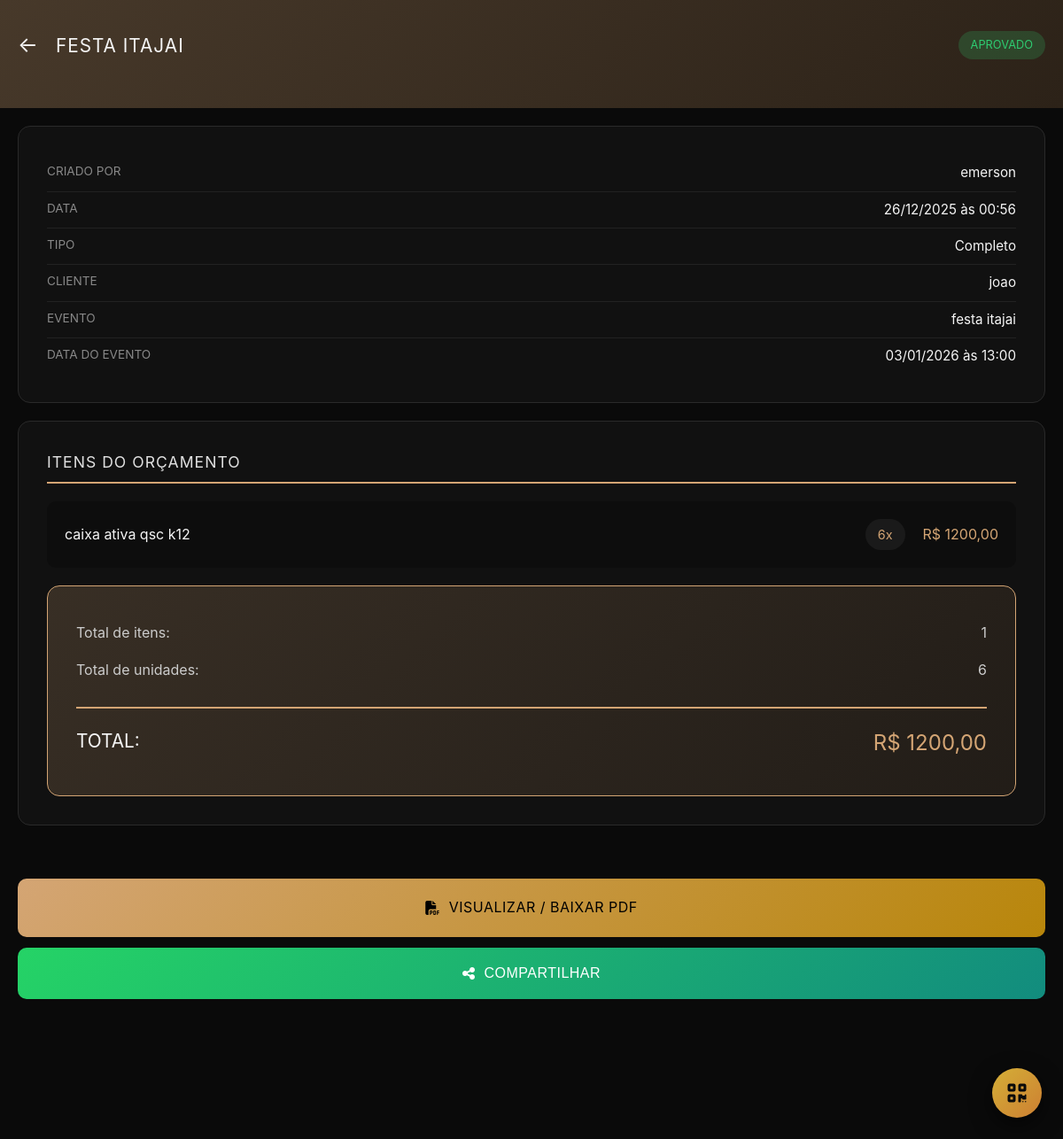
The page /orcamento/1 (signed in) on the database its author committed.
### models/separation_list.py (models this page shows, shortened)
class SeparationList(db.Model):
    __tablename__ = 'separation_list'
    id = db.Column(db.Integer, primary_key=True)
    tour_id = db.Column(db.Integer, db.ForeignKey('tour.id'), nullable=True)
    name = db.Column(db.String(200), nullable=False)
    description = db.Column(db.Text)
    list_type = db.Column(db.String(20), default='complete', nullable=False)
    total_value = db.Column(db.Numeric(10, 2))
    discount_percent = db.Column(db.Numeric(5, 2), default=0)  # Desconto em %
    discount_value = db.Column(db.Numeric(10, 2), default=0)  # Desconto em R$
    client_name = db.Column(db.String(200))  # Nome do cliente (obrigatório)
    client_phone = db.Column(db.String(20))
    client_email = db.Column(db.String(120))
    client_address = db.Column(db.Text)  # Endereço completo do cliente
    event_name = db.Column(db.String(200))  # Nome do evento (obrigatório)
    event_date = db.Column(db.Date)  # Data do evento (obrigatório)
    event_time = db.Column(db.String(10))  # Horário do evento
    event_location = db.Column(db.Text)  # Local do evento
    validity_date = db.Column(db.Date)  # Validade do orçamento
    observations = db.Column(db.Text)  # Observações gerais (condições, inclusões, etc.)
    status = db.Column(db.String(20), default='pending', nullable=False)
    created_by = db.Column(db.Integer, db.ForeignKey('user.id'), nullable=False)
    approved_by = db.Column(db.Integer, db.ForeignKey('user.id'))
    created_at = db.Column(db.DateTime, default=datetime.utcnow, nullable=False)
    approved_at = db.Column(db.DateTime)
    rejection_reason = db.Column(db.Text)
    approval_notes = db.Column(db.Text)
    company_id = db.Column(db.Integer, db.ForeignKey('company.id'), nullable=False)
    is_active = db.Column(db.Boolean, default=True, nullable=False)
    tour = db.relationship('Tour', backref='separation_lists')
    creator = db.relationship('User', foreign_keys=[created_by], backref='created_separation_lists')
    approver = db.relationship('User', foreign_keys=[approved_by], backref='approved_separation_lists')
    company = db.relationship('Company', backref='separation_lists')
    items = db.relationship('SeparationListItem', backref='separation_list', lazy='dynamic', cascade='all, delete-orphan')

class SeparationListItem(db.Model):
    __tablename__ = 'separation_list_item'
    id = db.Column(db.Integer, primary_key=True)
    separation_list_id = db.Column(db.Integer, db.ForeignKey('separation_list.id'), nullable=False)
    equipment_type_id = db.Column(db.Integer, db.ForeignKey('equipment_type.id'))
    item_name = db.Column(db.String(200), nullable=False)  # Nome do item
    item_description = db.Column(db.String(500))  # Descrição adicional (modelo, marca, etc.)
    quantity = db.Column(db.Integer, default=1, nullable=False)
    unit_price = db.Column(db.Numeric(10, 2))  # Preço unitário
    total_price = db.Column(db.Numeric(10, 2))  # Preço total (quantidade * unitário)
    notes = db.Column(db.Text)
    is_checked = db.Column(db.Boolean, default=False)
    created_at = db.Column(db.DateTime, default=datetime.utcnow)
    equipment_type = db.relationship('EquipmentType', backref='separation_list_items')

### models/user.py (models this page shows, shortened)
class User(UserMixin, db.Model):
    __tablename__ = 'user'
    id = db.Column(db.Integer, primary_key=True)
    email = db.Column(db.String(120), unique=True, nullable=False)
    password_hash = db.Column(db.String(200), nullable=False)
    name = db.Column(db.String(100), nullable=False)
    phone = db.Column(db.String(20))
    photo_url = db.Column(db.String(500))
    role = db.Column(db.String(20), default='tech_responsible')
    company_id = db.Column(db.Integer, db.ForeignKey('company.id'), nullable=False)
    created_at = db.Column(db.DateTime, default=datetime.utcnow)
    last_login = db.Column(db.DateTime)
    is_active = db.Column(db.Boolean, default=True)

### routes/orcamento.py (the view)
@orcamento_bp.route('/<int:id>')
@login_required
@admin_required
def detail(id):
    sep_list_orm = SeparationList.query.filter_by(
        id=id,
        company_id=current_user.company_id
    ).first_or_404()
    return render_template('orcamento/detail.html', sep_list=sep_list_orm)

### main.py (called while the page is built)
@login_manager.user_loader
def load_user(user_id):
    from models.user import User
    return User.query.get(int(user_id))

### routes/orcamento.py (called while the page is built)
def admin_required(f):
    @wraps(f)
    def decorated_function(*args, **kwargs):
        if not current_user.is_authenticated or current_user.role != 'admin':
            abort(403)
        return f(*args, **kwargs)
    return decorated_function

### templates/orcamento/detail.html (shortened to what this page needs)
{% extends "base.html" %}
{% block content %}
<div class="page-container">
    <div class="page-header">
        <div class="header-content">
            <a href="{{ url_for('orcamento.index') }}" class="back-button">←</a>
            <h1 class="header-title">{{ sep_list.name }}</h1>
            <span class="badge badge-{{ sep_list.status }}">
                {% if sep_list.status == 'pending' %}Pendente{% elif sep_list.status == 'approved' %}Aprovado{% else %}Rejeitado{% endif %}
            </span>
        </div>
    </div>
    <div class="info-section">
        <div class="info-card">
            <div class="info-row">
                <span class="info-label">Criado por</span>
                <span class="info-value">{{ sep_list.creator.name }}</span>
            </div>
            <div class="info-row">
                <span class="info-label">Data</span>
                <span class="info-value">{{ sep_list.created_at.strftime('%d/%m/%Y às %H:%M') }}</span>
            </div>
            <div class="info-row">
                <span class="info-label">Tipo</span>
                <span class="info-value">{{ 'Completo' if sep_list.list_type == 'complete' else 'Simples' }}</span>
            </div>
            {% if sep_list.client_name %}
            <div class="info-row">
                <span class="info-label">Cliente</span>
                <span class="info-value">{{ sep_list.client_name }}</span>
            </div>
            {% endif %}
            {% if sep_list.event_name %}
            <div class="info-row">
                <span class="info-label">Evento</span>
                <span class="info-value">{{ sep_list.event_name }}</span>
            </div>
            {% endif %}
            {% if sep_list.event_date %}
            <div class="info-row">
                <span class="info-label">Data do Evento</span>
                <span class="info-value">{{ sep_list.event_date.strftime('%d/%m/%Y') }}{% if sep_list.event_time %} às {{ sep_list.event_time }}{% endif %}</span>
            </div>
            {% endif %}
        </div>
        <div class="info-card">
            <div class="section-title">Itens do Orçamento</div>
            {% for item in sep_list.items %}
            <div class="item-row">
                <span class="item-name">{{ item.item_name }}</span>
                <span class="item-qty">{{ item.quantity }}x</span>
                {% if sep_list.list_type == 'complete' and item.unit_price %}
                <span class="item-price">R$ {{ "%.2f"|format(item.total_price or 0)|replace('.', ',') }}</span>
                {% endif %}
            </div>
            {% endfor %}
            <div class="total-section">
                <div class="total-row">
                    <span>Total de itens:</span>
                    <span>{{ sep_list.items|list|length }}</span>
                </div>
                <div class="total-row">
                    <span>Total de unidades:</span>
                    <span>{{ sep_list.items|list|sum(attribute='quantity') }}</span>
                </div>
                {% if sep_list.list_type == 'complete' %}
                <div class="total-row grand">
                    <span>TOTAL:</span>
                    <span>R$ {{ "%.2f"|format(sep_list.items|list|sum(attribute='total_price') or 0)|replace('.', ',') }}</span>
                </div>
                {% else %}
                <div class="total-row grand">
                    <span>VALOR TOTAL:</span>
                    <span>R$ {{ "%.2f"|format(sep_list.total_value or 0)|replace('.', ',') }}</span>
                </div>
                {% endif %}
            </div>
        </div>
    </div>
    <div class="action-buttons" style="flex-direction: column; gap: 12px;">
        <a href="{{ url_for('orcamento.generate_pdf', id=sep_list.id) }}" class="btn btn-pdf" style="display: flex; align-items: center; justify-content: center; gap: 10px;">
            <i class="fas fa-file-pdf"></i> Visualizar / Baixar PDF
        </a>
        <button type="button" onclick="shareOrcamento()" class="btn" style="background: linear-gradient(135deg, #25d366 0%, #128c7e 100%); color: white; display: flex; align-items: center; justify-content: center; gap: 10px; border: none; cursor: pointer;">
            <i class="fas fa-share-alt"></i> Compartilhar
        </button>
    </div>
</div>
{% endblock %}

### templates/base.html (style rules this page uses)
* { margin: 0; padding: 0; box-sizing: border-box; }
:root { --black-deep: #0a0a0a; --gray-darkest: #1a1a1a; --gray-dark: #2a2a2a; --gray-medium: #3a3a3a; --gray-light: #505050; --gray-lighter: #707070; --white-soft: #f5f5f5; --white-muted: #e0e0e0; --gold: #d4af37; --bronze: #cd7f32; --gold-dark: #b8941f; --success: #2ecc71; --warning: #f39c12; --danger: #e74c3c; --info: #3498db; --spacing-xs: 4px; --spacing-sm: 8px; --spacing-md: 16px; --spacing-lg: 24px; --spacing-xl: 32px; --radius-sm: 6px; --radius-md: 10px; --radius-lg: 14px; --shadow-sm: 0 2px 8px rgba(0, 0, 0, 0.4); --shadow-md: 0 4px 16px rgba(0, 0, 0, 0.5); --shadow-lg: 0 8px 24px rgba(0, 0, 0, 0.6); --bottom-nav-height: 70px; --header-height: 60px; --max-width: 1200px; }
body { font-family: -apple-system, BlinkMacSystemFont, 'Segoe UI', 'Roboto', 'Helvetica', 'Arial', sans-serif; background: var(--black-deep); color: var(--white-soft); line-height: 1.6; -webkit-font-smoothing: antialiased; -moz-osx-font-smoothing: grayscale; }
.btn { display: inline-flex; align-items: center; justify-content: center; gap: var(--spacing-xs); padding: 12px 24px; border: none; border-radius: var(--radius-md); font-size: 15px; font-weight: 600; cursor: pointer; transition: all 0.3s ease; text-decoration: none; white-space: nowrap; }
.badge { display: inline-block; padding: 4px 12px; border-radius: var(--radius-sm); font-size: 12px; font-weight: 600; white-space: nowrap; }
@media (min-width: 1024px) { :root { --spacing-md: 20px; --spacing-lg: 32px; --spacing-xl: 48px; } }

### rows shown on the page
SeparationList: name "FESTA ITAJAI", created_at "26/12/2025 às 00:56", list_type "Completo", client_name "joao", event_name "festa itajai", event_date "03/01/2026", event_time "13:00"
User: creator.name "emerson"
SeparationListItem: item_name "caixa ativa qsc k12", quantity "6", total_price "1200,00"

### other values the page prints
{{ sep_list.items|list|length }} "1"
{{ sep_list.items|list|sum(attribute='quantity') }} "6"
